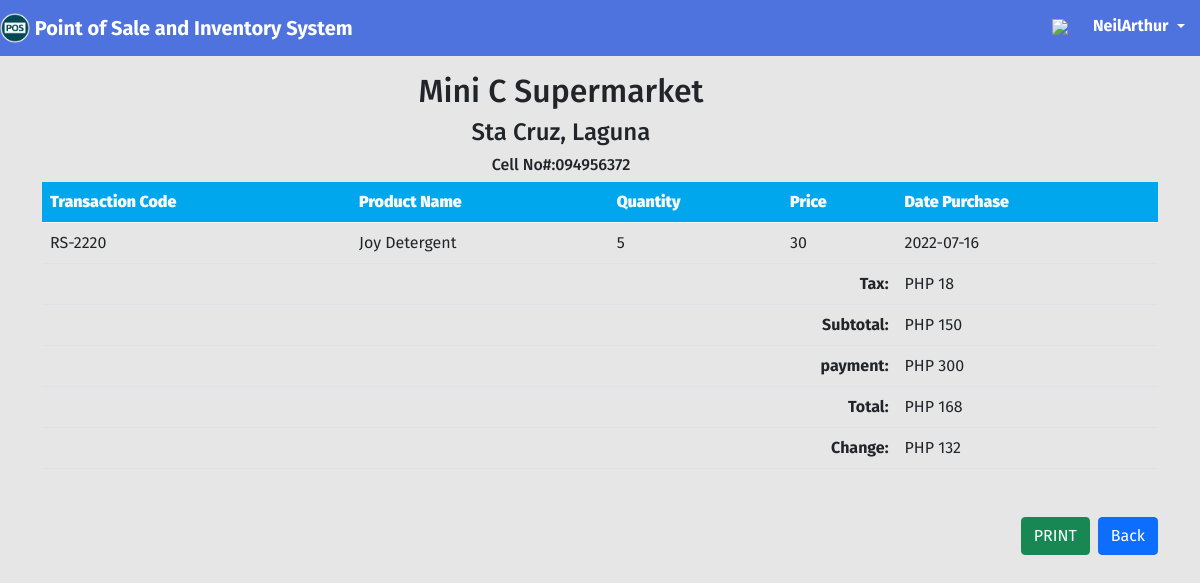
Screenshot of /cashier/cashier_reciept.php?invoice=RS-2220 (signed in) with the database file from the repository.
### tables this page shows
CREATE TABLE `sales` (
  `sales_id` int(11) NOT NULL,
  `item_id` bigint(11) NOT NULL,
  `product_code` varchar(255) NOT NULL,
  `invoice_code` varchar(255) NOT NULL,
  `product_name` varchar(255) NOT NULL,
  `sales_price` double NOT NULL,
  `sales_profit` double NOT NULL,
  `sales_quantity` double NOT NULL,
  `Total` double NOT NULL
);

CREATE TABLE `sales_detail` (
  `transac_id` int(11) NOT NULL,
  `transac_code` varchar(255) NOT NULL,
  `transac_subtotal` double NOT NULL,
  `customer_id` int(11) NOT NULL,
  `transac_tax` double NOT NULL,
  `transac_total` double NOT NULL,
  `transac_profit` double NOT NULL,
  `cash` double NOT NULL,
  `sales_change` double NOT NULL,
  `date_purchase` date DEFAULT current_timestamp()
);

### cashier/cashier_reciept.php (the view, shortened to what this page needs)
<?php
include '../php/connection.php';
?>
<!doctype html>
<html lang="en">
  <head>
    <link href="https://cdn.jsdelivr.net/npm/bootstrap@5.0.2/dist/css/bootstrap.min.css" rel="stylesheet"
>
    <link rel="stylesheet" type="text/css" href="../style/dash.css">
    <link
      href="https://cdnjs.cloudflare.com/ajax/libs/font-awesome/5.15.1/css/all.min.css"
      rel="stylesheet"/>
      <link href='https://unpkg.com/boxicons@2.1.2/css/boxicons.min.css' rel='stylesheet'>
    </head>
    <body>
    <div class="page sd">
        <nav class="navbar navbar-dark fw-bold" style="background-color: rgb(78, 115, 223);">
            <a class="navbar-brand" href="#">
                <img src="../image/logo.png" width="30" height="30" class="d-inline-block align-top" alt=""> Point of Sale and Inventory System</a>
             <div class="dropdown pb-1 me-4">
                <a href="#" class="d-flex align-items-center text-white text-decoration-none dropdown-toggle" id="dropdownUser1" data-bs-toggle="dropdown" aria-expanded="false">
                    <div class="col-2 ms-4">
                        <img class="mr-3" src="../image/user_35px.png" />
                    </div>
                    <span class="d-none d-sm-inline mx-1 ms-3"><?php echo $_SESSION["username"];  ?></span>
                </a>
            </div>
        </nav>
            </div>
             <div class="col py-3 d-flex justify-content-center overflow-auto">
                <div class="container">
                <div class="row">
                        <div class="col d-flex justify-content">
                            <br>
                            <div class="w-50">
                                <h2 class="text-dark  text-center" style="text-align: center; margin-right: -30rem;">Mini C Supermarket</h2>
                                <h4 class="text-dark text-center " style="text-align: center; margin-right: -30rem;">Sta Cruz, Laguna</h4>
                                <h6 class="text-dark  text-center" style="text-align: center; margin-right: -30rem;">Cell No#:094956372</h6>
                            </div>
                        </div>
                    </div>
                    <table class="table">
                            <thead>
                                <tr class="text-light" style="background: #01A7EC;">
                                     <th scope="col"><b>Transaction Code</b></th>
                                    <th scope="col"><b>Product Name</b></th>
                                    <th scope="col"><b>Quantity</b></th>
                                    <th scope="col"><b>Price</b></th>
                                    <th scope="col"><b>Date Purchase</b></th>
                                </tr>
                            </thead>
                            <tbody>
                                <?php
                                $id=$_GET['invoice'];
                                $table = mysqli_query($con, "SELECT * FROM sales, sales_detail WHERE(sales_detail.transac_code='{$id}') AND (sales.invoice_code='{$id}')");
                                while ($rows = mysqli_fetch_assoc($table)) {
                                ?>
                                <tr>
                                    <td><?php echo $rows['transac_code'];  ?></td>
                                    <td><?php echo $rows['product_name'];  ?></td>
                                    <td><?php echo $rows['sales_quantity'];  ?></td>
                                    <td><?php echo $rows['sales_price'];  ?></td>
                                     <td><?php echo $rows['date_purchase'];  ?></td>
                                </tr>
                                <?php }
                                $table2 = mysqli_query($con,"SELECT * FROM sales_detail WHERE transac_code = '$id' ");
                                while ($bows = mysqli_fetch_assoc($table2)) {
                                ?>
                                <tr>
                                    <th class="text-end" colspan="4">Tax: </th>
                                    <td colspan="5">PHP <?php echo $bows['transac_tax'];  ?></td>
                                </tr>
                                <tr>
                                    <th class="text-end" colspan="4">Subtotal: </th>
                                    <td colspan="5">PHP <?php echo $bows['transac_subtotal'];  ?></td>
                                </tr>
                                <tr>
                                    <th class="text-end" colspan="4">payment: </th>
                                    <td colspan="5">PHP <?php echo $bows['cash'];  ?></td>
                                </tr>
                                <tr>
                                    <th class="text-end" colspan="4">Total: </th>
                                    <td colspan="5">PHP <?php echo $bows['transac_total'];  ?></td>
                                </tr>
                                <tr>
                                    <th class="text-end" colspan="4">Change: </th>
                                    <td colspan="5">PHP <?php echo $bows['sales_change'];  ?></td>
                                </tr>
                            <?php  } ?>
                            </tbody>
                        </table>
                        <div class="d-grid gap-2 d-md-flex mt-5 justify-content-md-end">
                            <button class="btn btn-success sd" onClick="window.print()">PRINT</button>
                            <a class="btn btn-primary sd" href="dashboard.php?invoice=$id">Back</a>
                        </div>
                </div>
             </div>
</body>
</html>

### style/dash.css (style rules this page uses)
* { font-family: 'Fira Sans', sans-serif; }
body { background-color: #e6e6e6; }

### rows the page displays
sales: sales_detail.transac_code "RS-2220", product_name "Joy Detergent", sales_quantity "5", sales_price "30", sales_detail.date_purchase "2022-07-16"
sales_detail: transac_tax "18", transac_subtotal "150", cash "300", transac_total "168", sales_change "132"

### other values shown
$_SESSION["username"] "NeilArthur"
